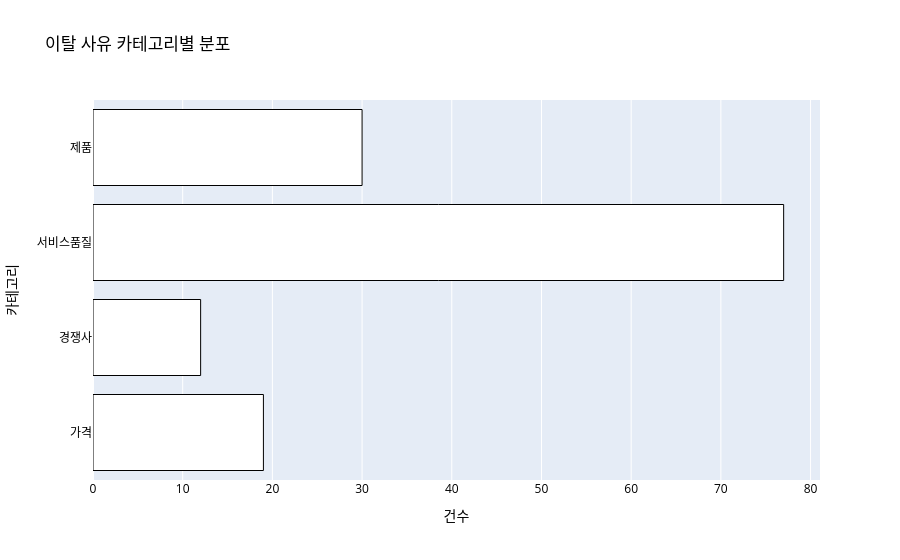

Notebook source saved alongside this figure:
### Code cell
# ✏️ 과제 2-2: Why Tree 텍스트 출력 + 수평 막대 차트 시각화
# Reason_Category별 상세 집계
print(f"왜 고객이 이탈하는가? (총 {total}건)")

for cat in category_sum.index:
    print(f"├─ {cat} ({category_sum[cat]}건, {category_ratio[cat]:.2f}%)")

    # 해당 카테고리의 모든 항목 추출
    sub = df_reason[df_reason['Reason_Category'] == cat]
    # Reason_Detail별 합계
    sub_sum = sub.groupby('Reason_Detail')['Count'].sum()

    for detail in sub_sum.index:
        print(f"│   ├─ {detail} ({sub_sum[detail]}건)")

# 수평 막대 차트 시각화
import plotly.graph_objects as go

fig = go.Figure()

fig.add_trace(go.Bar(
    x=category_sum.values,
    y=category_sum.index,
    orientation='h',
    marker=dict(
        color='white',
        line=dict(color='black', width=1)
    )
))

fig.update_layout(
    title='이탈 사유 카테고리별 분포',
    xaxis_title='건수',
    yaxis_title='카테고리',
    font=dict(color='black')
)

fig.show()

### Figure 1 — Plotly figure (JSON) as saved in the notebook; plotly's stock layout.template omitted (floating-point values rounded to 4 significant figures)
{"data": [{"marker": {"color": "white", "line": {"color": "black", "width": 1}}, "orientation": "h", "type": "bar", "x": [19, 12, 77, 30], "y": ["가격", "경쟁사", "서비스품질", "제품"]}], "layout": {"font": {"color": "black"}, "title": {"text": "이탈 사유 카테고리별 분포"}, "xaxis": {"title": {"text": "건수"}}, "yaxis": {"title": {"text": "카테고리"}}}}
